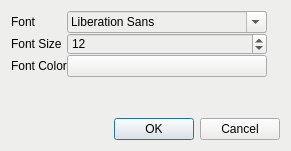
<?xml version="1.0" encoding="UTF-8"?>
<ui version="4.0">
 <class>Settings</class>
 <widget class="QDialog" name="Settings">
  <property name="geometry">
   <rect>
    <x>0</x>
    <y>0</y>
    <width>291</width>
    <height>151</height>
   </rect>
  </property>
  <property name="windowTitle">
   <string>Settings</string>
  </property>
  <property name="autoFillBackground">
   <bool>false</bool>
  </property>
  <property name="styleSheet">
   <string notr="true">background-color: rgb(238, 238, 236);</string>
  </property>
  <layout class="QGridLayout" name="gridLayout">
   <item row="1" column="0">
    <widget class="QDialogButtonBox" name="buttonBox">
     <property name="orientation">
      <enum>Qt::Horizontal</enum>
     </property>
     <property name="standardButtons">
      <set>QDialogButtonBox::Cancel|QDialogButtonBox::Ok</set>
     </property>
    </widget>
   </item>
   <item row="0" column="0">
    <widget class="QWidget" name="widget" native="true">
     <layout class="QGridLayout" name="gridLayout_2">
      <property name="leftMargin">
       <number>0</number>
      </property>
      <property name="topMargin">
       <number>0</number>
      </property>
      <property name="rightMargin">
       <number>0</number>
      </property>
      <property name="bottomMargin">
       <number>0</number>
      </property>
      <property name="spacing">
       <number>0</number>
      </property>
      <item row="0" column="0">
       <widget class="QLabel" name="label">
        <property name="text">
         <string>Font</string>
        </property>
       </widget>
      </item>
      <item row="0" column="1">
       <widget class="QFontComboBox" name="fontComboBox">
        <property name="sizePolicy">
         <sizepolicy hsizetype="Expanding" vsizetype="Fixed">
          <horstretch>0</horstretch>
          <verstretch>0</verstretch>
         </sizepolicy>
        </property>
        <property name="maximumSize">
         <size>
          <width>200</width>
          <height>16777215</height>
         </size>
        </property>
       </widget>
      </item>
      <item row="2" column="0">
       <widget class="QLabel" name="label_3">
        <property name="text">
         <string>Font Color</string>
        </property>
       </widget>
      </item>
      <item row="3" column="0" colspan="2">
       <spacer name="verticalSpacer">
        <property name="orientation">
         <enum>Qt::Vertical</enum>
        </property>
        <property name="sizeHint" stdset="0">
         <size>
          <width>20</width>
          <height>40</height>
         </size>
        </property>
       </spacer>
      </item>
      <item row="1" column="1">
       <widget class="QSpinBox" name="spinBox">
        <property name="maximumSize">
         <size>
          <width>200</width>
          <height>16777215</height>
         </size>
        </property>
        <property name="minimum">
         <number>2</number>
        </property>
        <property name="value">
         <number>12</number>
        </property>
       </widget>
      </item>
      <item row="1" column="0">
       <widget class="QLabel" name="label_2">
        <property name="text">
         <string>Font Size</string>
        </property>
       </widget>
      </item>
      <item row="0" column="2" rowspan="4">
       <spacer name="horizontalSpacer">
        <property name="orientation">
         <enum>Qt::Horizontal</enum>
        </property>
        <property name="sizeHint" stdset="0">
         <size>
          <width>40</width>
          <height>20</height>
         </size>
        </property>
       </spacer>
      </item>
      <item row="2" column="1">
       <widget class="QPushButton" name="pb_changeColor">
        <property name="text">
         <string/>
        </property>
       </widget>
      </item>
     </layout>
    </widget>
   </item>
  </layout>
 </widget>
 <resources/>
 <connections>
  <connection>
   <sender>buttonBox</sender>
   <signal>accepted()</signal>
   <receiver>Settings</receiver>
   <slot>accept()</slot>
   <hints>
    <hint type="sourcelabel">
     <x>248</x>
     <y>254</y>
    </hint>
    <hint type="destinationlabel">
     <x>157</x>
     <y>274</y>
    </hint>
   </hints>
  </connection>
  <connection>
   <sender>buttonBox</sender>
   <signal>rejected()</signal>
   <receiver>Settings</receiver>
   <slot>reject()</slot>
   <hints>
    <hint type="sourcelabel">
     <x>316</x>
     <y>260</y>
    </hint>
    <hint type="destinationlabel">
     <x>286</x>
     <y>274</y>
    </hint>
   </hints>
  </connection>
 </connections>
</ui>
